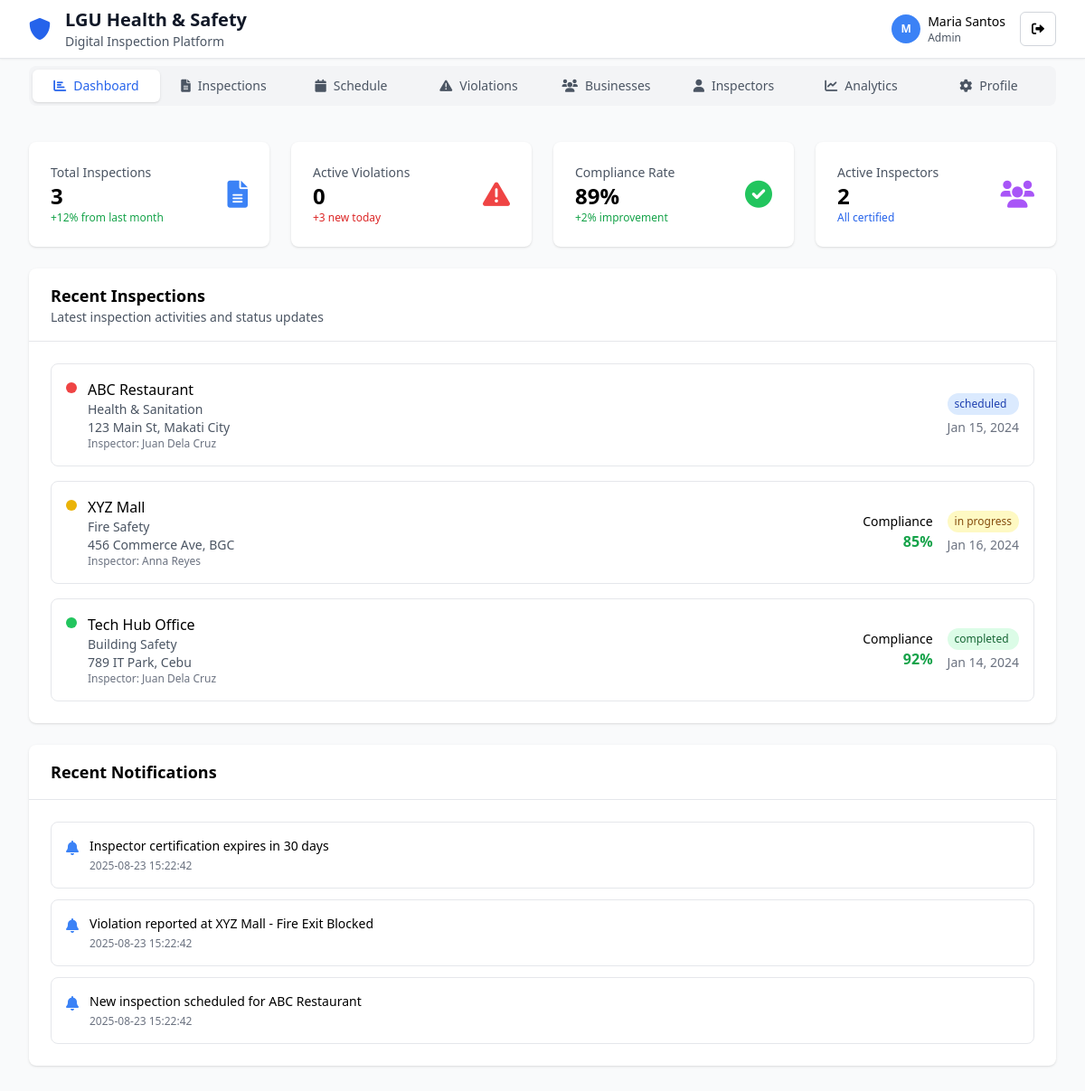
/admin/index.php (signed in), run on the app's committed database.
### tables this page shows
CREATE TABLE users (
    id INT PRIMARY KEY AUTO_INCREMENT,
    name VARCHAR(255) NOT NULL,
    email VARCHAR(255) UNIQUE NOT NULL,
    password VARCHAR(255) NOT NULL,
    role ENUM('super_admin', 'admin', 'inspector', 'business_owner', 'community_user') NOT NULL DEFAULT 'inspector',
    avatar VARCHAR(255) NULL,
    department VARCHAR(255) NULL,
    certification VARCHAR(255) NULL,
    created_at TIMESTAMP DEFAULT CURRENT_TIMESTAMP,
    updated_at TIMESTAMP DEFAULT CURRENT_TIMESTAMP ON UPDATE CURRENT_TIMESTAMP,
    INDEX idx_email (email),
    INDEX idx_role (role)
);

CREATE TABLE inspections (
    id INT PRIMARY KEY AUTO_INCREMENT,
    business_id INT NOT NULL,
    inspector_id INT NOT NULL,
    inspection_type_id INT NOT NULL,
    scheduled_date DATETIME NOT NULL,
    completed_date DATETIME NULL,
    status ENUM('scheduled', 'in_progress', 'completed', 'overdue') NOT NULL DEFAULT 'scheduled',
    priority ENUM('low', 'medium', 'high') NOT NULL DEFAULT 'medium',
    compliance_score INT NULL,
    total_violations INT DEFAULT 0,
    notes TEXT NULL,
    created_at TIMESTAMP DEFAULT CURRENT_TIMESTAMP,
    updated_at TIMESTAMP DEFAULT CURRENT_TIMESTAMP ON UPDATE CURRENT_TIMESTAMP,
    FOREIGN KEY (business_id) REFERENCES businesses(id) ON DELETE CASCADE,
    FOREIGN KEY (inspector_id) REFERENCES users(id) ON DELETE CASCADE,
    FOREIGN KEY (inspection_type_id) REFERENCES inspection_types(id) ON DELETE CASCADE,
    INDEX idx_business (business_id),
    INDEX idx_inspector (inspector_id),
    INDEX idx_status (status),
    INDEX idx_scheduled_date (scheduled_date)
);

CREATE TABLE businesses (
    id INT PRIMARY KEY AUTO_INCREMENT,
    name VARCHAR(255) NOT NULL,
    address TEXT NOT NULL,
    owner_id INT NULL,
    contact_number VARCHAR(20) NULL,
    email VARCHAR(255) NULL,
    business_type VARCHAR(100) NULL,
    registration_number VARCHAR(100) NULL,
    establishment_date DATE NULL,
    inspection_frequency ENUM('weekly', 'monthly', 'quarterly') DEFAULT 'monthly',
    last_inspection_date DATE NULL,
    next_inspection_date DATE NULL,
    is_compliant BOOLEAN DEFAULT TRUE,
    compliance_score INT DEFAULT 100,
    created_at TIMESTAMP DEFAULT CURRENT_TIMESTAMP,
    updated_at TIMESTAMP DEFAULT CURRENT_TIMESTAMP ON UPDATE CURRENT_TIMESTAMP,
    FOREIGN KEY (owner_id) REFERENCES users(id) ON DELETE SET NULL,
    INDEX idx_name (name),
    INDEX idx_business_type (business_type),
    INDEX idx_compliance (is_compliant),
    INDEX idx_next_inspection (next_inspection_date)
);

CREATE TABLE inspection_types (
    id INT PRIMARY KEY AUTO_INCREMENT,
    name VARCHAR(100) NOT NULL,
    description TEXT NULL,
    created_at TIMESTAMP DEFAULT CURRENT_TIMESTAMP,
    UNIQUE KEY unique_name (name)
);

CREATE TABLE notifications (
    id INT PRIMARY KEY AUTO_INCREMENT,
    user_id INT NOT NULL,
    message TEXT NOT NULL,
    type ENUM('info', 'warning', 'alert', 'success') NOT NULL DEFAULT 'info',
    is_read BOOLEAN DEFAULT FALSE,
    related_entity_type ENUM('inspection', 'violation', 'user') NULL,
    related_entity_id INT NULL,
    created_at TIMESTAMP DEFAULT CURRENT_TIMESTAMP,
    FOREIGN KEY (user_id) REFERENCES users(id) ON DELETE CASCADE,
    INDEX idx_user (user_id),
    INDEX idx_is_read (is_read),
    INDEX idx_created_at (created_at)
);

### admin/index.php (the view, shortened to what the rows shown need)
    <?php
require_once '../models/User.php';
require_once '../models/Inspection.php';
require_once '../models/Notification.php';
$database = new Database();
$db = $database->getConnection();
$inspection = new Inspection($db);
$notification = new Notification($db);
$recentInspections = $inspection->readRecent(5);
$recentNotifications = $notification->readByUser($_SESSION['user_id'], 5);
$activeTab = isset($_GET['tab']) ? $_GET['tab'] : 'dashboard';
?>
<!DOCTYPE html>
<html lang="en">
<head>
    <script src="https://cdn.tailwindcss.com"></script>
    <link href="https://cdnjs.cloudflare.com/ajax/libs/font-awesome/6.0.0/css/all.min.css" rel="stylesheet">
</head>
<body class="min-h-screen bg-gray-50">
    <?php include '../includes/navigation.php'; ?>
    <div class="max-w-7xl mx-auto px-4 sm:px-6 lg:px-8 py-4 sm:py-8">
        <?php if ($activeTab == 'dashboard'): ?>
        <div class="space-y-6">
            <div class="bg-white rounded-lg shadow">
                <div class="p-6">
                    <div class="space-y-4">
                        <?php foreach ($recentInspections as $inspection): ?>
                        <div class="flex flex-col sm:flex-row sm:items-center justify-between p-4 border rounded-lg space-y-3 sm:space-y-0">
                            <div class="flex items-start space-x-3 flex-1 min-w-0">
                                <div class="w-3 h-3 rounded-full mt-1 flex-shrink-0
                                    <?php echo $inspection['priority'] == 'high' ? 'bg-red-500' :
                                           ($inspection['priority'] == 'medium' ? 'bg-yellow-500' : 'bg-green-500'); ?>">
                                </div>
                                <div class="min-w-0 flex-1">
                                    <p class="font-medium truncate"><?php echo $inspection['business_name']; ?></p>
                                    <p class="text-sm text-gray-600 break-words"><?php echo $inspection['inspection_type']; ?></p>
                                    <p class="text-sm text-gray-600 break-words"><?php echo $inspection['business_address']; ?></p>
                                    <p class="text-xs text-gray-500">Inspector: <?php echo $inspection['inspector_name']; ?></p>
                                </div>
                            </div>
                            <div class="flex flex-row sm:flex-col lg:flex-row items-start sm:items-end lg:items-center space-x-3 sm:space-x-0 lg:space-x-4 sm:space-y-2 lg:space-y-0 flex-shrink-0">
                                <?php if ($inspection['compliance_score']): ?>
                                <div class="text-left sm:text-right">
                                    <p class="text-xs sm:text-sm">Compliance</p>
                                    <p class="font-bold text-green-600 text-sm sm:text-base"><?php echo $inspection['compliance_score']; ?>%</p>
                                </div>
                                <?php endif; ?>
                                <div class="flex flex-col space-y-1">
                                    <span class="px-2 py-1 rounded-full text-xs font-medium
                                        <?php echo $inspection['status'] == 'scheduled' ? 'bg-blue-100 text-blue-800' :
                                               ($inspection['status'] == 'in_progress' ? 'bg-yellow-100 text-yellow-800' :
                                               ($inspection['status'] == 'completed' ? 'bg-green-100 text-green-800' : 'bg-red-100 text-red-800')); ?>">
                                        <?php echo str_replace('_', ' ', $inspection['status']); ?>
                                    </span>
                                    <p class="text-xs sm:text-sm text-gray-500"><?php echo date('M j, Y', strtotime($inspection['scheduled_date'])); ?></p>
                                </div>
                            </div>
                        </div>
                        <?php endforeach; ?>
                    </div>
                </div>
            </div>
            <div class="bg-white rounded-lg shadow">
                <div class="p-6">
                    <div class="space-y-3">
                        <?php foreach ($recentNotifications as $notification): ?>
                        <div class="flex items-start p-4 border rounded-lg">
                            <i class="fas fa-bell text-blue-500 mt-1 mr-3"></i>
                            <div class="flex-1">
                                <p class="text-sm"><?php echo $notification['message']; ?></p>
                                <p class="text-xs text-gray-500 mt-1"><?php echo $notification['created_at']; ?></p>
                            </div>
                        </div>
                        <?php endforeach; ?>
                    </div>
                </div>
            </div>
        </div>
        <?php endif; ?>
    </div>
</body>
</html>

### includes/navigation.php (shortened to what the rows shown need)
<?php
require_once '../models/User.php';
if (isset($_SESSION['user_id'])) {
    $database = new Database();
    $db = $database->getConnection();
    $user = new User($db);
    $user->id = $_SESSION['user_id'];
    $user->readOne();
}
?>
<header class="bg-white shadow-sm border-b">
    <div class="max-w-7xl mx-auto px-4 sm:px-6 lg:px-8">
        <div class="flex justify-between items-center h-16">
            <div class="flex items-center space-x-2 sm:space-x-4 min-w-0 flex-1">
                <div class="min-w-0 flex-1">
                    <h1 class="text-sm sm:text-xl font-bold text-gray-900 truncate">LGU Health & Safety</h1>
                </div>
            </div>
            <div class="flex items-center space-x-1 sm:space-x-4 flex-shrink-0">
                <?php if (isset($_SESSION['user_id'])): ?>
                <div class="flex items-center space-x-2">
                    <div class="w-8 h-8 bg-blue-500 rounded-full flex items-center justify-center text-white text-xs font-bold">
                        <?php echo substr($user->name, 0, 1); ?>
                    </div>
                    <div class="hidden lg:block">
                        <p class="text-sm font-medium"><?php echo $user->name; ?></p>
                        <p class="text-xs text-gray-600"><?php echo ucfirst(str_replace('_', ' ', $user->role)); ?></p>
                    </div>
                </div>
                <?php if ($user->role == 'admin' || $user->role == 'super_admin' || $user->role == 'inspector'): ?>
                <a href="admin_logout.php" class="bg-white border border-gray-300 rounded-md px-3 py-2 text-sm">
                    <i class="fas fa-sign-out-alt"></i>
                </a>
                <?php else: ?>
                <a href="user_logout.php" class="bg-white border border-gray-300 rounded-md px-3 py-2 text-sm">
                    <i class="fas fa-sign-out-alt"></i>
                </a>
                <?php endif; ?>
                <?php else: ?>
                <a href="public_login.php" class="bg-blue-600 text-white rounded-md px-4 py-2 text-sm hover:bg-blue-700">
                    Login
                </a>
                <?php endif; ?>
            </div>
        </div>
    </div>
</header>

### data on the page
users: name "M", name "Maria Santos", role "Admin"
inspections: business.name "ABC Restaurant", inspection_type.name "Health & Sanitation", business.address "123 Main St, Makati City", inspector.name "Juan Dela Cruz", status "scheduled", scheduled_date "Jan 15, 2024"
inspections: business.name "XYZ Mall", inspection_type.name "Fire Safety", business.address "456 Commerce Ave, BGC", inspector.name "Anna Reyes", compliance_score "85", status "in progress", scheduled_date "Jan 16, 2024"
inspections: business.name "Tech Hub Office", inspection_type.name "Building Safety", business.address "789 IT Park, Cebu", inspector.name "Juan Dela Cruz", compliance_score "92", status "completed", scheduled_date "Jan 14, 2024"
notifications: message "Inspector certification expires in 30 days", created_at "2025-08-23 15:22:42"
notifications: message "Violation reported at XYZ Mall - Fire Exit Blocked", created_at "2025-08-23 15:22:42"
notifications: message "New inspection scheduled for ABC Restaurant", created_at "2025-08-23 15:22:42"

### other printed values
$totalInspections "3"
$activeViolations "0"
$complianceRate "89"
$activeInspectors "2"
